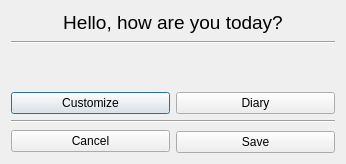
<?xml version="1.0" encoding="UTF-8"?>
<ui version="4.0">
 <class>Dialog</class>
 <widget class="QDialog" name="Dialog">
  <property name="geometry">
   <rect>
    <x>0</x>
    <y>0</y>
    <width>346</width>
    <height>164</height>
   </rect>
  </property>
  <property name="windowTitle">
   <string>Dialog</string>
  </property>
  <layout class="QVBoxLayout" name="verticalLayout_2">
   <item>
    <layout class="QVBoxLayout" name="verticalLayout">
     <item alignment="Qt::AlignTop">
      <widget class="QLabel" name="label">
       <property name="sizePolicy">
        <sizepolicy hsizetype="Preferred" vsizetype="Fixed">
         <horstretch>0</horstretch>
         <verstretch>0</verstretch>
        </sizepolicy>
       </property>
       <property name="maximumSize">
        <size>
         <width>16777215</width>
         <height>25</height>
        </size>
       </property>
       <property name="text">
        <string>&lt;html&gt;&lt;head/&gt;&lt;body&gt;&lt;p align=&quot;center&quot;&gt;&lt;span style=&quot; font-size:14pt;&quot;&gt;Hello, how are you today?&lt;/span&gt;&lt;/p&gt;&lt;/body&gt;&lt;/html&gt;</string>
       </property>
      </widget>
     </item>
     <item alignment="Qt::AlignTop">
      <widget class="Line" name="line_2">
       <property name="sizePolicy">
        <sizepolicy hsizetype="Minimum" vsizetype="Fixed">
         <horstretch>0</horstretch>
         <verstretch>0</verstretch>
        </sizepolicy>
       </property>
       <property name="orientation">
        <enum>Qt::Horizontal</enum>
       </property>
      </widget>
     </item>
     <item>
      <layout class="QVBoxLayout" name="sliders_container"/>
     </item>
     <item>
      <spacer name="horizontalSpacer">
       <property name="orientation">
        <enum>Qt::Horizontal</enum>
       </property>
       <property name="sizeHint" stdset="0">
        <size>
         <width>40</width>
         <height>20</height>
        </size>
       </property>
      </spacer>
     </item>
     <item>
      <layout class="QHBoxLayout" name="horizontalLayout_2">
       <item>
        <widget class="QPushButton" name="btn_customize">
         <property name="text">
          <string>Customize</string>
         </property>
        </widget>
       </item>
       <item>
        <widget class="QPushButton" name="btn_diary">
         <property name="text">
          <string>Diary</string>
         </property>
        </widget>
       </item>
      </layout>
     </item>
     <item>
      <widget class="Line" name="line">
       <property name="orientation">
        <enum>Qt::Horizontal</enum>
       </property>
      </widget>
     </item>
     <item>
      <layout class="QHBoxLayout" name="horizontalLayout">
       <item>
        <widget class="QPushButton" name="btn_cancel">
         <property name="text">
          <string>Cancel</string>
         </property>
        </widget>
       </item>
       <item alignment="Qt::AlignBottom">
        <widget class="QPushButton" name="btn_save">
         <property name="text">
          <string>Save</string>
         </property>
        </widget>
       </item>
      </layout>
     </item>
    </layout>
   </item>
  </layout>
 </widget>
 <resources/>
 <connections/>
</ui>
